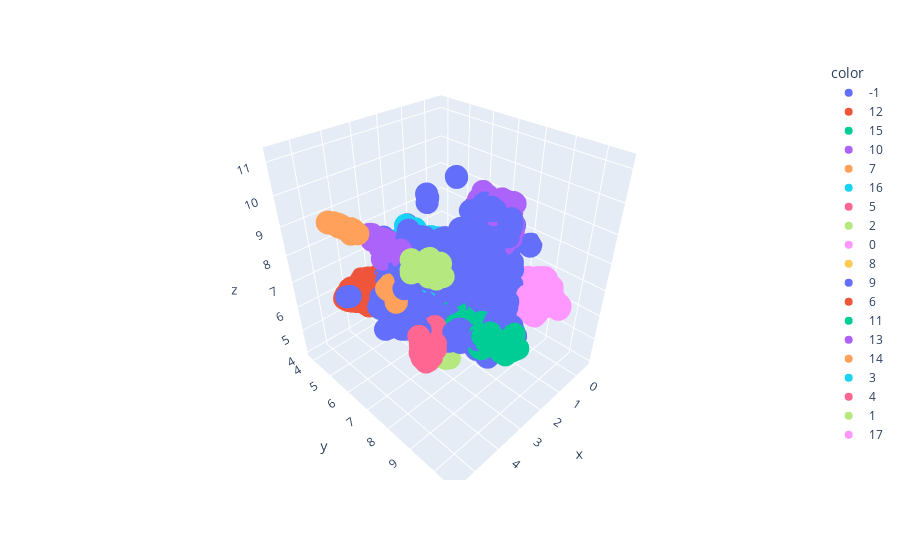

Notebook code for this chart:
### Code cell
colors = [str(x) for x in clusterer.labels_]

fig = px.scatter_3d(
    x=u[:,0], y=u[:,1], z=u[:,2],
    color=colors,
    hover_name=titles[:n],
    )
fig.show()
